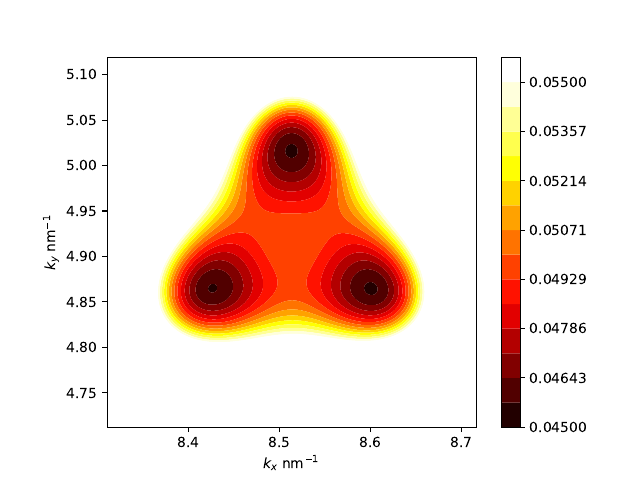

Recreate this plot in Python.
from bbg import BLG_H
import numpy as np
import matplotlib.pyplot as plt
from numpy.linalg import eigvalsh


N_k = 401
a0=0.246
Kmax = 0.025/a0*2
kxs = np.linspace(-Kmax,Kmax,N_k) + 2*np.pi/(3*a0)
kys = np.linspace(-Kmax,Kmax,N_k) + 2*np.pi/(3*np.sqrt(3)*a0)

H = BLG_H([kxs, kys], D=1.0)
evals = eigvalsh(H)

# points = np.pad(np.diff(np.sign(np.diff(evals[:,N_k//2,2]))) != 0, 1, constant_values = False)
# K_splits = kys[points]
# E_splits = evals[points, N_k//2, 2]
# ws = list(E_splits) + [(E_splits[0] + E_splits[1])/2, (E_splits[1] + E_splits[2])/2, 1.5*E_splits[1] + 0.5*E_splits[2]]
# ws.sort()

ws = np.linspace(0.045, 0.055, 15)
ws = list(ws) + [1,]
plt.contourf(kxs,kys, evals[:,:,2], levels = ws, vmax = 0.055, vmin = 0.045, cmap = "hot")
plt.colorbar()
plt.gca().set_aspect(1)
plt.xlabel("$k_x$ nm$^{-1}$")
plt.ylabel("$k_y$ nm$^{-1}$")
plt.savefig("surface.pdf")
